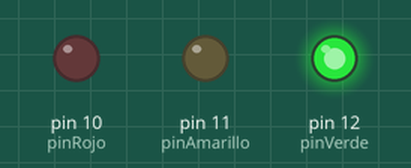
Bench run of a sketch on a simulated Arduino Uno, built with avr-gcc and run on an emulated ATmega328P. Parts: output pins drawn as LEDs (lit = HIGH).

Above: at 0.7 s.
At 1.62 s:
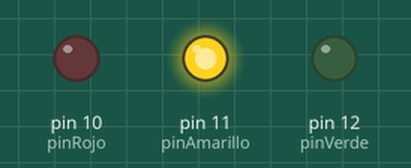
At 3.77 s:
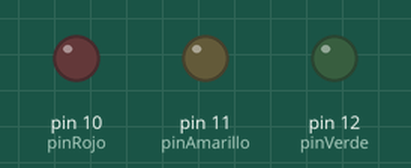
At 6.5 s:
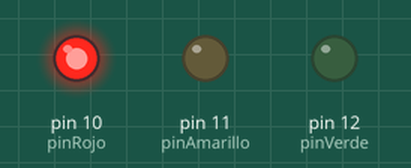
Timing chart, 0 to 8.7 s (numbered marks = the images above):
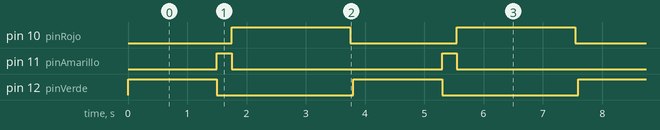

The sketch:

Semaforo.ino
```cpp
//Ejemplo de un semaforo hecho con LEDs

int pinVerde = 12;    //Le damos nombre a nuestro LED verde
int pinAmarillo = 11; //Le damos nombre a nuestro LED amarillo
int pinRojo = 10;     //Le damos nombre a nuestro LED rojo

void setup() {
  pinMode(pinVerde, OUTPUT);    //Todos los LEDs van a ser salida
  pinMode(pinAmarillo, OUTPUT);
  pinMode(pinRojo, OUTPUT);

  Serial.begin(9600);
}

void loop() {                       //Modificar los valores de los delay
  digitalWrite(pinVerde, HIGH);     //Encendemos el Verde
  delay(1500);                      //Esperamos 1,5 segundos
  digitalWrite(pinVerde, LOW);      //Apagamos el Verde
  digitalWrite(pinAmarillo, HIGH);  //Encendemos el Amarillo
  delay(250);                       //Esperamos 0.250 segundos
  digitalWrite(pinAmarillo, LOW);   //Apagamos el Amarillo
  digitalWrite(pinRojo, HIGH);      //Encendemos el Rojo
  delay(2000);                      //Esperamos 2 segundos
  digitalWrite(pinRojo, LOW);       //Apagamos el Rojo
  delay(50);                        //Esperamos 0.05 segundos
}
```

Measured:
- by itself, pin 10 (pinRojo): alternates HIGH for 2.0 s and LOW for 1.8 s
- by itself, pin 11 (pinAmarillo): alternates HIGH for 0.25 s and LOW for 3.6 s
- by itself, pin 12 (pinVerde): alternates HIGH for 1.5 s and LOW for 2.3 s
